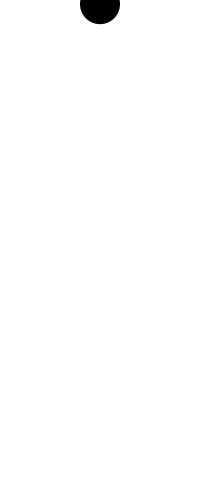
Frame 1 (no input)
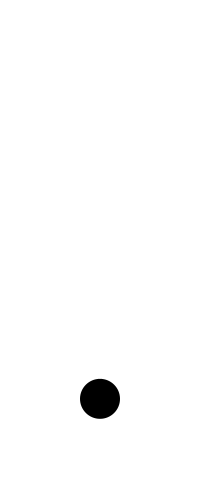
Frame 60 (the mouse pressed at the canvas centre just before this capture)
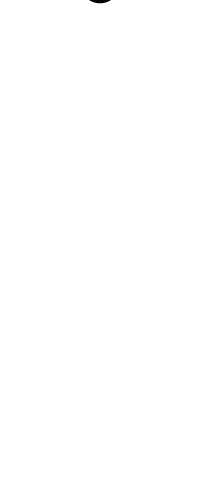
Frame 120 (the mouse held since frame 60 and released just before this capture)

The Processing sketch that drew these frames (run headless with seeded random() and noise(); from frame 60 on, the mouse is pressed at the canvas centre):

// Processing sketch: ball_y2
// ── ball_y2.pde
final float gravity = 9.8 / 60;
float y,y0=0,vy,x=100,d=40,vy0=4,elas = 0.98;
int fps=60;

void setup() {
    size(200, 480);
    noStroke();
    fill(0, 0, 0);
    y = y0;
    vy = vy0;
    frameRate(fps);
}

void draw() {
    vy += gravity;
    y += vy;
    if(height - d/2<=y){
        vy = - vy * elas;
        y = height - d/2;
    }
    background(255, 255, 255);
    ellipse(x, y, d, d);
}
